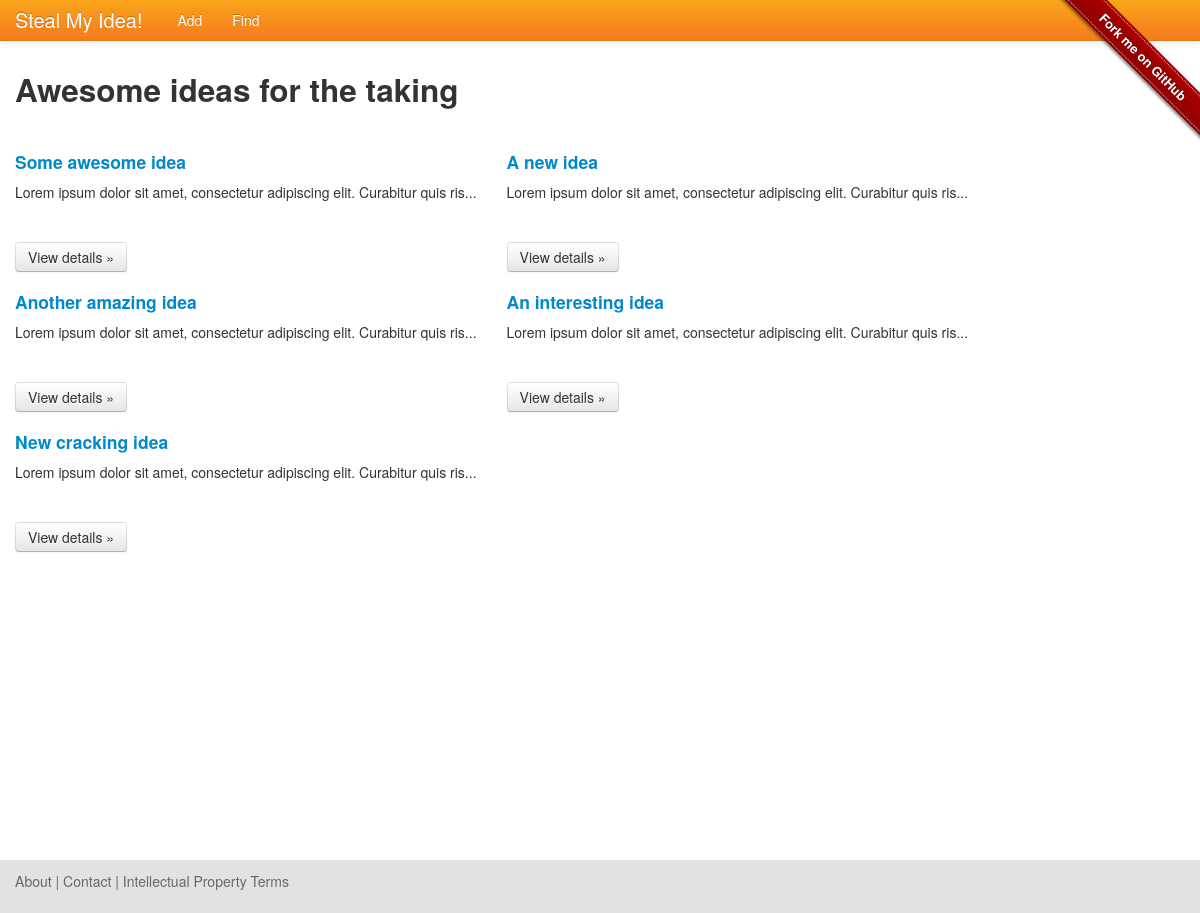
The page /ideas/ on the database as committed earlier.
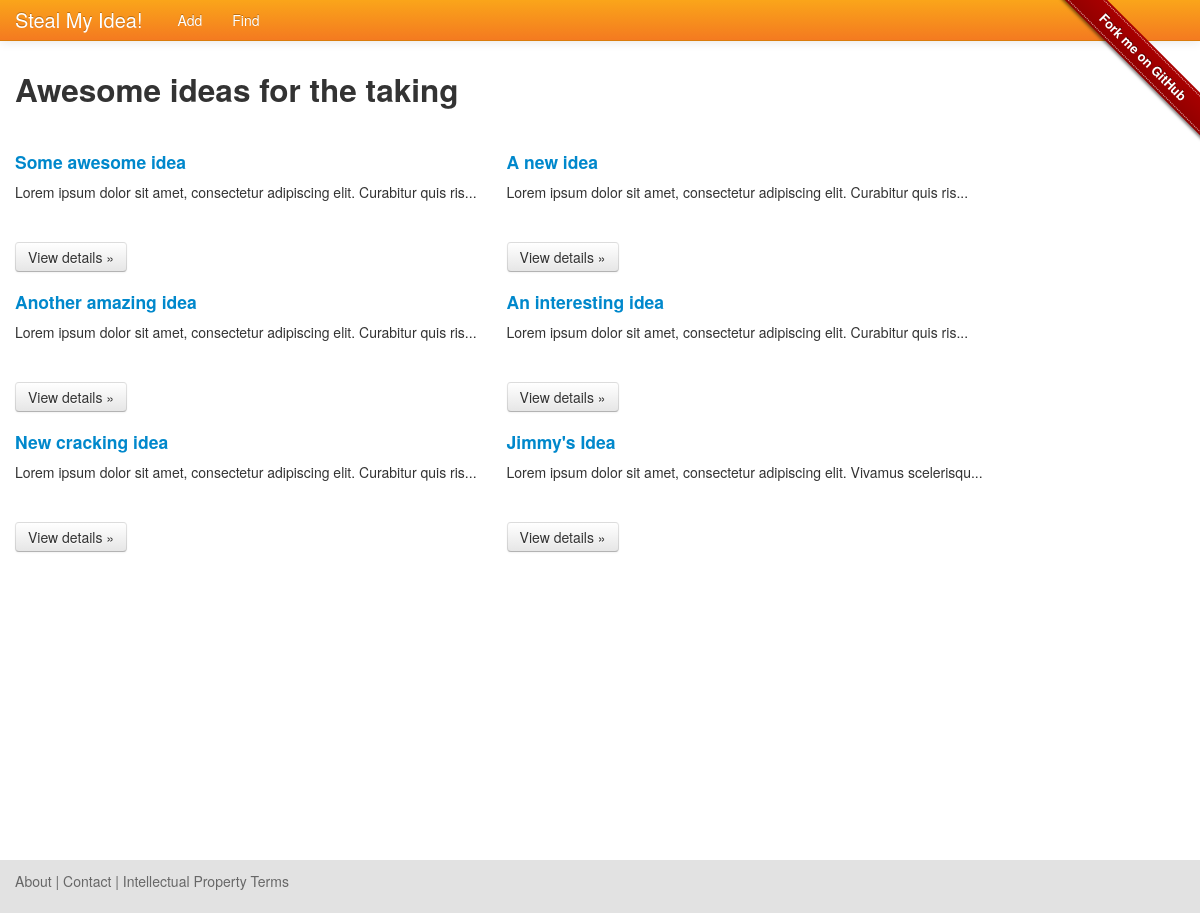
The same page on the database as committed later.
### ideas/models.py (models this page shows, shortened)
class Idea(models.Model):
    HELP = 'Help! Work with me to make this idea a reality'
    EXECUTION = 'Someone, anyone to make take this idea and make it a reality'
    MONEY = 'Money to take this idea and turn it into a reality'
    AUTHOR_WANTS_OPTIONS = (
        (HELP,      'Help! Work with me to make this idea a reality'),
        (EXECUTION, 'Someone, anyone to make take this idea and make it a reality'),
        (MONEY,     'Money to take this idea and turn it into a reality'),
    )
    title = models.CharField(max_length=200)
    date_published = models.DateTimeField(auto_now_add=True)
    description = models.TextField()
    author_wants = models.CharField(max_length=100, choices=AUTHOR_WANTS_OPTIONS, default=EXECUTION)
    votes = models.IntegerField(default=0)

### ideas/views.py (the view)
# urls.py: url(r'^ideas/$', views.IndexView.as_view(), name='index'),
class IndexView(generic.ListView):
    template_name = 'ideas/index.html'
    context_object_name = 'latest_idea_list'
    def get_queryset(self):
        return Idea.objects.order_by('-votes')[:20]

### ideas/templates/ideas/index.html
{% include 'ideas/header.html' %}
{% if latest_idea_list %}
  <h2>Awesome ideas for the taking</h2>
  <div class="row">
    {% for idea in latest_idea_list %}
    <div class="span">
      <h4><a href="{% url 'ideas:single' idea.id %}">{{ idea.title }}</a></h4>
      <p>{{ idea.description|slice:':75' }}...</p>
      <p><a class="btn" href="{% url 'ideas:single' idea.id %}">View details &raquo;</a></p>
    </div>
    {% endfor %}
  </div>
{% else %}
    <p>There are no ideas to steal right now :( </p>
{% endif %}
{% include 'ideas/footer.html' %}

### ideas/templates/ideas/header.html (shortened to what this page needs)
{% load staticfiles %}
<link rel="stylesheet" type="text/css" href="{% static 'ideas/bootstrap.css' %}" />
<link rel="stylesheet" type="text/css" href="{% static 'ideas/bootstrap-responsive.css' %}" />
<link rel="stylesheet" type="text/css" href="{% static 'ideas/gh-fork-ribbon.css' %}" />
<div class="wrapper">
  <div class="github-fork-ribbon-wrapper right">
    <div class="github-fork-ribbon">
      <a href="https://github.com/jesse-browne/steal-my-idea" target="_blank">Fork me on GitHub</a>
    </div>
  </div>
  <div class="navbar navbar-inverse navbar-fixed-top">
    <div class="navbar-inner">
      <div class="container">
        <a class="brand" href="{% url 'ideas:home' %}">Steal My Idea!</a>
        <div class="nav-collapse collapse">
          <nav>
            <ul class="nav">
              <li><a href="{% url 'admin:index' %}ideas/idea/add/">Add</a></li>
              <li><a href="{% url 'ideas:index' %}">Find</a></li>
            </ul>
          </nav>
        </div>
      </div>
    </div>
  </div>
  <div class="container">

### ideas/templates/ideas/footer.html
  </div>
  <div class="push"></div>
</div>
<footer>
  <div class="container">
    <nav>
      <ul>
        <li><a href="#">About</a> | </li>
        <li><a href="#">Contact</a> | </li>
        <li><a href="#">Intellectual Property Terms</a></li>
      </ul>
    </nav>
  </div>
</footer>

### ideas/static/ideas/gh-fork-ribbon.css (style rules this page uses)
.github-fork-ribbon { position: absolute; padding: 2px 0; background-color: #a00; background-image: -webkit-gradient(linear, left top, left bottom, from(rgba(0, 0, 0, 0.00)), to(rgba(0, 0, 0, 0.15))); background-image: -webkit-linear-gradient(top, rgba(0, 0, 0, 0.00), rgba(0, 0, 0, 0.15)); background-image: -moz-linear-gradient(top, rgba(0, 0, 0, 0.00), rgba(0, 0, 0, 0.15)); background-image: -o-linear-gradient(top, rgba(0, 0, 0, 0.00), rgba(0, 0, 0, 0.15)); background-image: -ms-linear-gradient(top, rgba(0, 0, 0, 0.00), rgba(0, 0, 0, 0.15)); background-image: linear-gradient(top, rgba(0, 0, 0, 0.00), rgba(0, 0, 0, 0.15)); filter: progid:DXImageTransform.Microsoft.gradient(GradientType=0,StartColorStr='#000000', EndColorStr='#000000'); -webkit-box-shadow: 0px 2px 3px 0px rgba(0, 0, 0, 0.5); box-shadow: 0px 2px 3px 0px rgba(0, 0, 0, 0.5); z-index: 9999; }
.github-fork-ribbon a, .github-fork-ribbon a:hover { font-family: "Helvetica Neue", Helvetica, Arial, sans-serif; font-size: 13px; font-weight: 700; color: white; text-decoration: none; text-shadow: 0 -1px rgba(0,0,0,0.5); text-align: center; width: 200px; line-height: 20px; display: inline-block; padding: 2px 0; border-width: 1px 0; border-style: dotted; border-color: rgba(255,255,255,0.7); }
.github-fork-ribbon-wrapper { width: 150px; height: 150px; position: absolute; overflow: hidden; top: 0; z-index: 9999; }
.github-fork-ribbon-wrapper.right { right: 0; position: fixed; }
.github-fork-ribbon-wrapper.right .github-fork-ribbon { top: 42px; right: -43px; -webkit-transform: rotate(45deg); -moz-transform: rotate(45deg); -o-transform: rotate(45deg); transform: rotate(45deg); }

Rows that differ between the two databases and show on the page:
added Idea: title "Jimmy's Idea", description "Lorem ipsum dolor sit amet, consectetur adipiscing elit. Vivamus scelerisqu"
